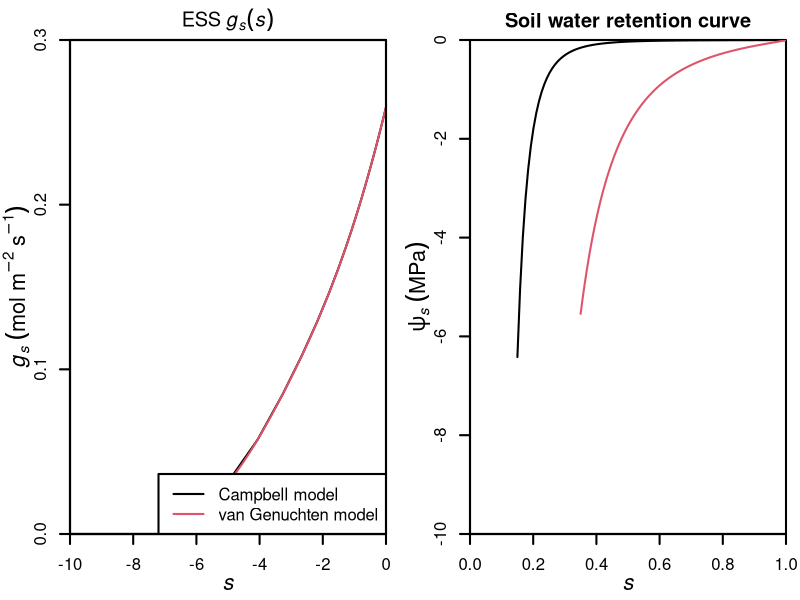

The R source for this figure:

# Data
data1   <- read.csv("Results/SI-gs-water-retention-curve-1.csv")
data2   <- read.csv("Results/SI-gs-water-retention-curve-2.csv")

# Figures
windows(16, 6)
par(mgp=c(2.2, 1, 0), xaxs="i", yaxs="i", lwd=2, mar=c(3.3, 3.5, 2, 0.7), mfrow=c(1, 2))
# gs - w
plot(0, 0, type="n", xaxt="n", yaxt="n", xlab=NA, ylab=NA,
     xlim=c(-10, 0), ylim=c(0, 0.3), cex.lab=1.3, main = expression(ESS~italic(g[s]*(s))))
points(data1, type="l")
points(data2, type="l", col=2)

axis(1, xlim=c(-10, 0), pos=0, lwd=2)
mtext(expression(italic(s)),side=1, line=2, cex=1.3)
axis(2, ylim=c(0, 0.3), pos=-10, lwd=2, at = c(0, 0.1, 0.2, 0.3))
mtext(expression(italic(g[s])~(mol~m^-2~s^-1)),side=2,line=1.8, cex=1.3)

legend("bottomright", c("Campbell model", "van Genuchten model"), lty=1, col=c(1, 2))
box()
# Soil water retention curve
psf1 <- function(w, pe = -1.58*10^-3, b = 4.38)pe*w^(-b)
psf2 <- Vectorize(function(s, psa = 0.209, psb = 1.236, psc = 0.258){
  f1 <- function(ps)s - 1/((1+(-ps/psa)^psb)^psc)
  res <- uniroot(f1, c(-1000000, 0), tol=.Machine$double.eps)$root
  return(res)
})
curve(psf1, 0.15, 1, xaxt="n", yaxt="n", xlab=NA, ylab=NA,
      xlim = c(0, 1), ylim = c(-10, 0), cex.lab=1.3, main = "Soil water retention curve")
curve(psf2, 0.35, 1, add = T, col = 2)

axis(1, xlim=c(0, 1), pos = -10, lwd=2)
mtext(expression(italic(s)),side=1, line=2, cex=1.3)
axis(2, ylim=c(-10, 0), pos=0, lwd=2)
mtext(expression(italic(psi[s])~(MPa)),side=2,line=1.8, cex=1.3)

